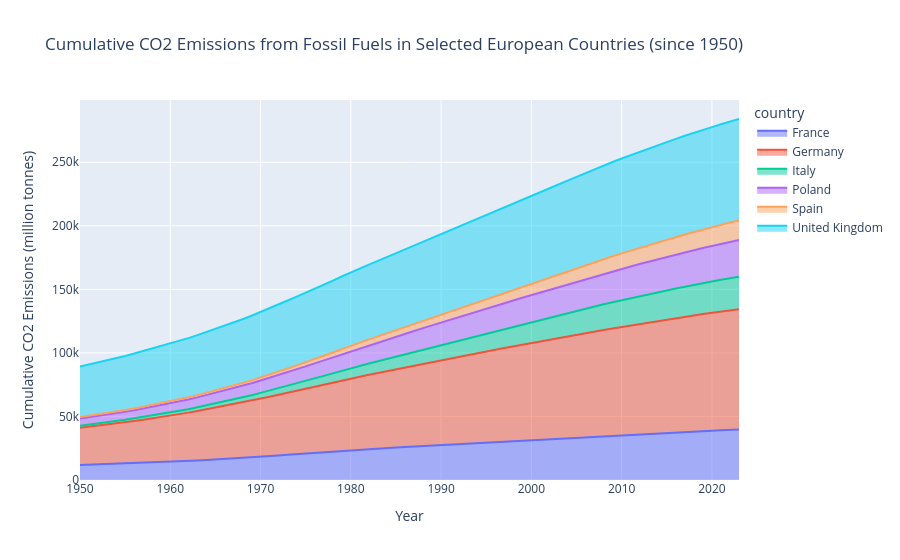

Notebook code for this chart:
### Code cell
import pandas as pd
import plotly.express as px

# Load the dataset
owid_co2_data_df = pd.read_csv('owid-co2-data.csv')

# Define a list of European countries
european_countries = [
    'Austria', 'Belgium', 'Bulgaria', 'Croatia', 'Cyprus', 'Czechia', 'Denmark',
    'Estonia', 'Finland', 'France', 'Germany', 'Greece', 'Hungary', 'Ireland',
    'Italy', 'Latvia', 'Lithuania', 'Luxembourg', 'Malta', 'Netherlands',
    'Poland', 'Portugal', 'Romania', 'Slovakia', 'Slovenia', 'Spain', 'Sweden',
    'United Kingdom', 'Norway', 'Switzerland', 'Iceland'
]

# Select a few key countries for this cumulative view (to avoid clutter)
selected_countries_cumulative = ['Germany', 'United Kingdom', 'France', 'Italy', 'Spain', 'Poland']

# Filter for selected European countries and years from 1950 onwards
df_cumulative = owid_co2_data_df[
    (owid_co2_data_df['country'].isin(selected_countries_cumulative)) &
    (owid_co2_data_df['year'] >= 1950)
].copy()

# Select the 'cumulative_co2' column and ensure it's numeric
df_cumulative_filtered = df_cumulative[['country', 'year', 'cumulative_co2']].dropna()
df_cumulative_filtered['cumulative_co2'] = pd.to_numeric(df_cumulative_filtered['cumulative_co2'])

# Create the stacked area chart for cumulative CO2 emissions
# We use an area chart here to visually represent the accumulation over time
fig = px.area(df_cumulative_filtered,
              x="year",
              y="cumulative_co2",
              color="country",
              line_group="country", # Ensures distinct lines for each country
              hover_name="country",
              title="Cumulative CO2 Emissions from Fossil Fuels in Selected European Countries (since 1950)",
              labels={
                  "year": "Year",
                  "cumulative_co2": "Cumulative CO2 Emissions (million tonnes)"
              })

fig.update_layout(
    xaxis_title="Year",
    yaxis_title="Cumulative CO2 Emissions (million tonnes)",
    hovermode="x unified" # Shows all values for a given year on hover
)

# Show the plot
fig.show()

### Figure 1 — Plotly figure (JSON) as saved in the notebook; plotly's stock layout.template omitted (floating-point values rounded to 4 significant figures)
{"data": [{"fillpattern": {"shape": ""}, "hovertemplate": "<b>%{hovertext}</b><br><br>country=France<br>Year=%{x}<br>Cumulative CO2 Emissions (million tonnes)=%{y}<extra></extra>", "hovertext": ["France", "France", "France", "France", "France", "France", "France", "France", "France", "France", "France", "France", "France", "France", "France", "France", "France", "France", "France", "France", "France", "France", "France", "France", "France", "France", "France", "France", "France", "France", "France", "France", "France", "France", "France", "France", "France", "France", "France", "France", "France", "France", "France", "France", "France", "France", "France", "France", "France", "France", "France", "France", "France", "France", "France", "France", "France", "France", "France", "France", "France", "France", "France", "France", "France", "France", "France", "France", "France", "France", "France", "France", "France", "France"], "legendgroup": "France", "line": {"color": "#636efa"}, "marker": {"symbol": "circle"}, "mode": "lines", "name": "France", "orientation": "v", "showlegend": true, "stackgroup": "1", "type": "scatter", "x": [1950, 1951, 1952, 1953, 1954, 1955, 1956, 1957, 1958, 1959, 1960, 1961, 1962, 1963, 1964, 1965, 1966, 1967, 1968, 1969, 1970, 1971, 1972, 1973, 1974, 1975, 1976, 1977, 1978, 1979, 1980, 1981, 1982, 1983, 1984, 1985, 1986, 1987, 1988, 1989, 1990, 1991, 1992, 1993, 1994, 1995, 1996, 1997, 1998, 1999, 2000, 2001, 2002, 2003, 2004, 2005, 2006, 2007, 2008, 2009, 2010, 2011, 2012, 2013, 2014, 2015, 2016, 2017, 2018, 2019, 2020, 2021, 2022, 2023], "xaxis": "x", "y": [11880.0, 12110.0, 12340.0, 12550.0, 12780.0, 13020.0, 13290.0, 13570.0, 13830.0, 14090.0, 14390.0, 14710.0, 15040.0, 15380.0, 15750.0, 16110.0, 16490.0, 16900.0, 17320.0, 17760.0, 18220.0, 18720.0, 19230.0, 19770.0, 20290.0, 20780.0, 21300.0, 21810.0, 22340.0, 22870.0, 23390.0, 23850.0, 24290.0, 24710.0, 25130.0, 25530.0, 25920.0, 26310.0, 26700.0, 27100.0, 27490.0, 27910.0, 28320.0, 28710.0, 29090.0, 29470.0, 29870.0, 30270.0, 30680.0, 31090.0, 31500.0, 31910.0, 32320.0, 32730.0, 33140.0, 33560.0, 33960.0, 34360.0, 34750.0, 35120.0, 35500.0, 35850.0, 36210.0, 36570.0, 36890.0, 37220.0, 37560.0, 37900.0, 38220.0, 38530.0, 38810.0, 39120.0, 39410.0, 39690.0], "yaxis": "y"}, {"fillpattern": {"shape": ""}, "hovertemplate": "<b>%{hovertext}</b><br><br>country=Germany<br>Year=%{x}<br>Cumulative CO2 Emissions (million tonnes)=%{y}<extra></extra>", "hovertext": ["Germany", "Germany", "Germany", "Germany", "Germany", "Germany", "Germany", "Germany", "Germany", "Germany", "Germany", "Germany", "Germany", "Germany", "Germany", "Germany", "Germany", "Germany", "Germany", "Germany", "Germany", "Germany", "Germany", "Germany", "Germany", "Germany", "Germany", "Germany", "Germany", "Germany", "Germany", "Germany", "Germany", "Germany", "Germany", "Germany", "Germany", "Germany", "Germany", "Germany", "Germany", "Germany", "Germany", "Germany", "Germany", "Germany", "Germany", "Germany", "Germany", "Germany", "Germany", "Germany", "Germany", "Germany", "Germany", "Germany", "Germany", "Germany", "Germany", "Germany", "Germany", "Germany", "Germany", "Germany", "Germany", "Germany", "Germany", "Germany", "Germany", "Germany", "Germany", "Germany", "Germany", "Germany"], "legendgroup": "Germany", "line": {"color": "#EF553B"}, "marker": {"symbol": "circle"}, "mode": "lines", "name": "Germany", "orientation": "v", "showlegend": true, "stackgroup": "1", "type": "scatter", "x": [1950, 1951, 1952, 1953, 1954, 1955, 1956, 1957, 1958, 1959, 1960, 1961, 1962, 1963, 1964, 1965, 1966, 1967, 1968, 1969, 1970, 1971, 1972, 1973, 1974, 1975, 1976, 1977, 1978, 1979, 1980, 1981, 1982, 1983, 1984, 1985, 1986, 1987, 1988, 1989, 1990, 1991, 1992, 1993, 1994, 1995, 1996, 1997, 1998, 1999, 2000, 2001, 2002, 2003, 2004, 2005, 2006, 2007, 2008, 2009, 2010, 2011, 2012, 2013, 2014, 2015, 2016, 2017, 2018, 2019, 2020, 2021, 2022, 2023], "xaxis": "x", "y": [29190.0, 29770.0, 30380.0, 31000.0, 31660.0, 32390.0, 33150.0, 33930.0, 34690.0, 35440.0, 36260.0, 37090.0, 37970.0, 38920.0, 39890.0, 40850.0, 41800.0, 42740.0, 43720.0, 44770.0, 45800.0, 46840.0, 47880.0, 48960.0, 50030.0, 51030.0, 52120.0, 53170.0, 54250.0, 55370.0, 56470.0, 57520.0, 58530.0, 59540.0, 60580.0, 61620.0, 62670.0, 63700.0, 64730.0, 65740.0, 66790.0, 67810.0, 68780.0, 69740.0, 70680.0, 71620.0, 72580.0, 73510.0, 74440.0, 75330.0, 76230.0, 77150.0, 78050.0, 78940.0, 79820.0, 80690.0, 81570.0, 82420.0, 83270.0, 84060.0, 84890.0, 85700.0, 86510.0, 87340.0, 88130.0, 88940.0, 89730.0, 90520.0, 91280.0, 91990.0, 92640.0, 93310.0, 93990.0, 94580.0], "yaxis": "y"}, {"fillpattern": {"shape": ""}, "hovertemplate": "<b>%{hovertext}</b><br><br>country=Italy<br>Year=%{x}<br>Cumulative CO2 Emissions (million tonnes)=%{y}<extra></extra>", "hovertext": ["Italy", "Italy", "Italy", "Italy", "Italy", "Italy", "Italy", "Italy", "Italy", "Italy", "Italy", "Italy", "Italy", "Italy", "Italy", "Italy", "Italy", "Italy", "Italy", "Italy", "Italy", "Italy", "Italy", "Italy", "Italy", "Italy", "Italy", "Italy", "Italy", "Italy", "Italy", "Italy", "Italy", "Italy", "Italy", "Italy", "Italy", "Italy", "Italy", "Italy", "Italy", "Italy", "Italy", "Italy", "Italy", "Italy", "Italy", "Italy", "Italy", "Italy", "Italy", "Italy", "Italy", "Italy", "Italy", "Italy", "Italy", "Italy", "Italy", "Italy", "Italy", "Italy", "Italy", "Italy", "Italy", "Italy", "Italy", "Italy", "Italy", "Italy", "Italy", "Italy", "Italy", "Italy"], "legendgroup": "Italy", "line": {"color": "#00cc96"}, "marker": {"symbol": "circle"}, "mode": "lines", "name": "Italy", "orientation": "v", "showlegend": true, "stackgroup": "1", "type": "scatter", "x": [1950, 1951, 1952, 1953, 1954, 1955, 1956, 1957, 1958, 1959, 1960, 1961, 1962, 1963, 1964, 1965, 1966, 1967, 1968, 1969, 1970, 1971, 1972, 1973, 1974, 1975, 1976, 1977, 1978, 1979, 1980, 1981, 1982, 1983, 1984, 1985, 1986, 1987, 1988, 1989, 1990, 1991, 1992, 1993, 1994, 1995, 1996, 1997, 1998, 1999, 2000, 2001, 2002, 2003, 2004, 2005, 2006, 2007, 2008, 2009, 2010, 2011, 2012, 2013, 2014, 2015, 2016, 2017, 2018, 2019, 2020, 2021, 2022, 2023], "xaxis": "x", "y": [1691.0, 1740.0, 1791.0, 1847.0, 1912.0, 1985.0, 2069.0, 2156.0, 2243.0, 2337.0, 2447.0, 2571.0, 2717.0, 2882.0, 3057.0, 3247.0, 3461.0, 3695.0, 3944.0, 4214.0, 4510.0, 4821.0, 5150.0, 5503.0, 5861.0, 6202.0, 6568.0, 6922.0, 7294.0, 7679.0, 8065.0, 8441.0, 8808.0, 9166.0, 9531.0, 9900.0, 10260.0, 10640.0, 11030.0, 11430.0, 11870.0, 12310.0, 12750.0, 13180.0, 13600.0, 14050.0, 14490.0, 14940.0, 15400.0, 15870.0, 16340.0, 16810.0, 17280.0, 17780.0, 18280.0, 18780.0, 19280.0, 19770.0, 20250.0, 20670.0, 21110.0, 21530.0, 21930.0, 22300.0, 22650.0, 23010.0, 23370.0, 23720.0, 24070.0, 24410.0, 24720.0, 25050.0, 25390.0, 25710.0], "yaxis": "y"}, {"fillpattern": {"shape": ""}, "hovertemplate": "<b>%{hovertext}</b><br><br>country=Poland<br>Year=%{x}<br>Cumulative CO2 Emissions (million tonnes)=%{y}<extra></extra>", "hovertext": ["Poland", "Poland", "Poland", "Poland", "Poland", "Poland", "Poland", "Poland", "Poland", "Poland", "Poland", "Poland", "Poland", "Poland", "Poland", "Poland", "Poland", "Poland", "Poland", "Poland", "Poland", "Poland", "Poland", "Poland", "Poland", "Poland", "Poland", "Poland", "Poland", "Poland", "Poland", "Poland", "Poland", "Poland", "Poland", "Poland", "Poland", "Poland", "Poland", "Poland", "Poland", "Poland", "Poland", "Poland", "Poland", "Poland", "Poland", "Poland", "Poland", "Poland", "Poland", "Poland", "Poland", "Poland", "Poland", "Poland", "Poland", "Poland", "Poland", "Poland", "Poland", "Poland", "Poland", "Poland", "Poland", "Poland", "Poland", "Poland", "Poland", "Poland", "Poland", "Poland", "Poland", "Poland"], "legendgroup": "Poland", "line": {"color": "#ab63fa"}, "marker": {"symbol": "circle"}, "mode": "lines", "name": "Poland", "orientation": "v", "showlegend": true, "stackgroup": "1", "type": "scatter", "x": [1950, 1951, 1952, 1953, 1954, 1955, 1956, 1957, 1958, 1959, 1960, 1961, 1962, 1963, 1964, 1965, 1966, 1967, 1968, 1969, 1970, 1971, 1972, 1973, 1974, 1975, 1976, 1977, 1978, 1979, 1980, 1981, 1982, 1983, 1984, 1985, 1986, 1987, 1988, 1989, 1990, 1991, 1992, 1993, 1994, 1995, 1996, 1997, 1998, 1999, 2000, 2001, 2002, 2003, 2004, 2005, 2006, 2007, 2008, 2009, 2010, 2011, 2012, 2013, 2014, 2015, 2016, 2017, 2018, 2019, 2020, 2021, 2022, 2023], "xaxis": "x", "y": [5566.0, 5689.0, 5817.0, 5956.0, 6103.0, 6258.0, 6424.0, 6603.0, 6779.0, 6969.0, 7169.0, 7376.0, 7592.0, 7823.0, 8066.0, 8313.0, 8566.0, 8825.0, 9101.0, 9394.0, 9698.0, 10010.0, 10340.0, 10680.0, 11020.0, 11400.0, 11800.0, 12210.0, 12640.0, 13090.0, 13550.0, 13960.0, 14380.0, 14800.0, 15230.0, 15680.0, 16130.0, 16590.0, 17040.0, 17460.0, 17840.0, 18210.0, 18570.0, 18940.0, 19300.0, 19660.0, 20040.0, 20410.0, 20740.0, 21070.0, 21390.0, 21710.0, 22010.0, 22330.0, 22650.0, 22980.0, 23310.0, 23650.0, 23980.0, 24290.0, 24630.0, 24960.0, 25290.0, 25610.0, 25920.0, 26230.0, 26560.0, 26890.0, 27230.0, 27550.0, 27850.0, 28180.0, 28500.0, 28780.0], "yaxis": "y"}, {"fillpattern": {"shape": ""}, "hovertemplate": "<b>%{hovertext}</b><br><br>country=Spain<br>Year=%{x}<br>Cumulative CO2 Emissions (million tonnes)=%{y}<extra></extra>", "hovertext": ["Spain", "Spain", "Spain", "Spain", "Spain", "Spain", "Spain", "Spain", "Spain", "Spain", "Spain", "Spain", "Spain", "Spain", "Spain", "Spain", "Spain", "Spain", "Spain", "Spain", "Spain", "Spain", "Spain", "Spain", "Spain", "Spain", "Spain", "Spain", "Spain", "Spain", "Spain", "Spain", "Spain", "Spain", "Spain", "Spain", "Spain", "Spain", "Spain", "Spain", "Spain", "Spain", "Spain", "Spain", "Spain", "Spain", "Spain", "Spain", "Spain", "Spain", "Spain", "Spain", "Spain", "Spain", "Spain", "Spain", "Spain", "Spain", "Spain", "Spain", "Spain", "Spain", "Spain", "Spain", "Spain", "Spain", "Spain", "Spain", "Spain", "Spain", "Spain", "Spain", "Spain", "Spain"], "legendgroup": "Spain", "line": {"color": "#FFA15A"}, "marker": {"symbol": "circle"}, "mode": "lines", "name": "Spain", "orientation": "v", "showlegend": true, "stackgroup": "1", "type": "scatter", "x": [1950, 1951, 1952, 1953, 1954, 1955, 1956, 1957, 1958, 1959, 1960, 1961, 1962, 1963, 1964, 1965, 1966, 1967, 1968, 1969, 1970, 1971, 1972, 1973, 1974, 1975, 1976, 1977, 1978, 1979, 1980, 1981, 1982, 1983, 1984, 1985, 1986, 1987, 1988, 1989, 1990, 1991, 1992, 1993, 1994, 1995, 1996, 1997, 1998, 1999, 2000, 2001, 2002, 2003, 2004, 2005, 2006, 2007, 2008, 2009, 2010, 2011, 2012, 2013, 2014, 2015, 2016, 2017, 2018, 2019, 2020, 2021, 2022, 2023], "xaxis": "x", "y": [1166.0, 1200.0, 1237.0, 1276.0, 1316.0, 1356.0, 1398.0, 1449.0, 1505.0, 1557.0, 1605.0, 1659.0, 1719.0, 1778.0, 1842.0, 1913.0, 1991.0, 2077.0, 2174.0, 2271.0, 2388.0, 2516.0, 2661.0, 2816.0, 2988.0, 3170.0, 3367.0, 3562.0, 3762.0, 3964.0, 4178.0, 4384.0, 4593.0, 4796.0, 4994.0, 5194.0, 5383.0, 5573.0, 5770.0, 5995.0, 6225.0, 6465.0, 6714.0, 6953.0, 7205.0, 7471.0, 7724.0, 7990.0, 8264.0, 8562.0, 8872.0, 9184.0, 9516.0, 9852.0, 10210.0, 10570.0, 10930.0, 11300.0, 11640.0, 11930.0, 12220.0, 12500.0, 12780.0, 13030.0, 13280.0, 13550.0, 13810.0, 14090.0, 14360.0, 14610.0, 14820.0, 15050.0, 15280.0, 15500.0], "yaxis": "y"}, {"fillpattern": {"shape": ""}, "hovertemplate": "<b>%{hovertext}</b><br><br>country=United Kingdom<br>Year=%{x}<br>Cumulative CO2 Emissions (million tonnes)=%{y}<extra></extra>", "hovertext": ["United Kingdom", "United Kingdom", "United Kingdom", "United Kingdom", "United Kingdom", "United Kingdom", "United Kingdom", "United Kingdom", "United Kingdom", "United Kingdom", "United Kingdom", "United Kingdom", "United Kingdom", "United Kingdom", "United Kingdom", "United Kingdom", "United Kingdom", "United Kingdom", "United Kingdom", "United Kingdom", "United Kingdom", "United Kingdom", "United Kingdom", "United Kingdom", "United Kingdom", "United Kingdom", "United Kingdom", "United Kingdom", "United Kingdom", "United Kingdom", "United Kingdom", "United Kingdom", "United Kingdom", "United Kingdom", "United Kingdom", "United Kingdom", "United Kingdom", "United Kingdom", "United Kingdom", "United Kingdom", "United Kingdom", "United Kingdom", "United Kingdom", "United Kingdom", "United Kingdom", "United Kingdom", "United Kingdom", "United Kingdom", "United Kingdom", "United Kingdom", "United Kingdom", "United Kingdom", "United Kingdom", "United Kingdom", "United Kingdom", "United Kingdom", "United Kingdom", "United Kingdom", "United Kingdom", "United Kingdom", "United Kingdom", "United Kingdom", "United Kingdom", "United Kingdom", "United Kingdom", "United Kingdom", "United Kingdom", "United Kingdom", "United Kingdom", "United Kingdom", "United Kingdom", "United Kingdom", "United Kingdom", "United Kingdom"], "legendgroup": "United Kingdom", "line": {"color": "#19d3f3"}, "marker": {"symbol": "circle"}, "mode": "lines", "name": "United Kingdom", "orientation": "v", "showlegend": true, "stackgroup": "1", "type": "scatter", "x": [1950, 1951, 1952, 1953, 1954, 1955, 1956, 1957, 1958, 1959, 1960, 1961, 1962, 1963, 1964, 1965, 1966, 1967, 1968, 1969, 1970, 1971, 1972, 1973, 1974, 1975, 1976, 1977, 1978, 1979, 1980, 1981, 1982, 1983, 1984, 1985, 1986, 1987, 1988, 1989, 1990, 1991, 1992, 1993, 1994, 1995, 1996, 1997, 1998, 1999, 2000, 2001, 2002, 2003, 2004, 2005, 2006, 2007, 2008, 2009, 2010, 2011, 2012, 2013, 2014, 2015, 2016, 2017, 2018, 2019, 2020, 2021, 2022, 2023], "xaxis": "x", "y": [39810.0, 40360.0, 40890.0, 41430.0, 41980.0, 42560.0, 43130.0, 43700.0, 44260.0, 44800.0, 45390.0, 45980.0, 46570.0, 47170.0, 47780.0, 48400.0, 49020.0, 49610.0, 50220.0, 50850.0, 51500.0, 52160.0, 52810.0, 53470.0, 54090.0, 54690.0, 55290.0, 55890.0, 56500.0, 57140.0, 57720.0, 58280.0, 58830.0, 59370.0, 59900.0, 60460.0, 61030.0, 61600.0, 62170.0, 62750.0, 63360.0, 63970.0, 64560.0, 65140.0, 65710.0, 66280.0, 66870.0, 67430.0, 68000.0, 68560.0, 69130.0, 69710.0, 70270.0, 70840.0, 71410.0, 71980.0, 72550.0, 73110.0, 73650.0, 74150.0, 74660.0, 75130.0, 75620.0, 76100.0, 76530.0, 76960.0, 77360.0, 77740.0, 78120.0, 78490.0, 78810.0, 79160.0, 79470.0, 79780.0], "yaxis": "y"}], "layout": {"hovermode": "x unified", "legend": {"title": {"text": "country"}, "tracegroupgap": 0}, "title": {"text": "Cumulative CO2 Emissions from Fossil Fuels in Selected European Countries (since 1950)"}, "xaxis": {"anchor": "y", "domain": [0.0, 1.0], "title": {"text": "Year"}}, "yaxis": {"anchor": "x", "domain": [0.0, 1.0], "title": {"text": "Cumulative CO2 Emissions (million tonnes)"}}}}
